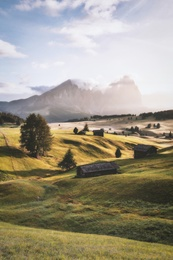
%> input picture s13-extra/pic1.jpg, 173 x 260 px, shrunk from 2960 x 4440 before the run
$ octave fTwo.m   (GNU Octave 9; MATLAB toolbox functions it lacks are replaced by stand-ins)
%> lines starting %> are read from the running program, lines starting %| are printed output that depends on the picture
% Read image using imread
img = imread('pic1.jpg');
%> img is the input picture: size 260x173x3 uint8; mean R, G, B 157.2, 150.5, 133.5

% Display the original image using imshow
subplot(1, 2, 1);
imshow(img);
title('Original Image');

% Convert the RGB image to grayscale
grayImg = rgb2gray(img);
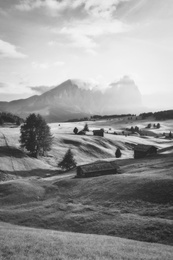
%> grayImg: size 260x173 uint8; min 27, max 248, mean 150.6

% Create a contour plot using imcontour
subplot(1, 2, 2);
imcontour(grayImg);
title('Contour Plot');
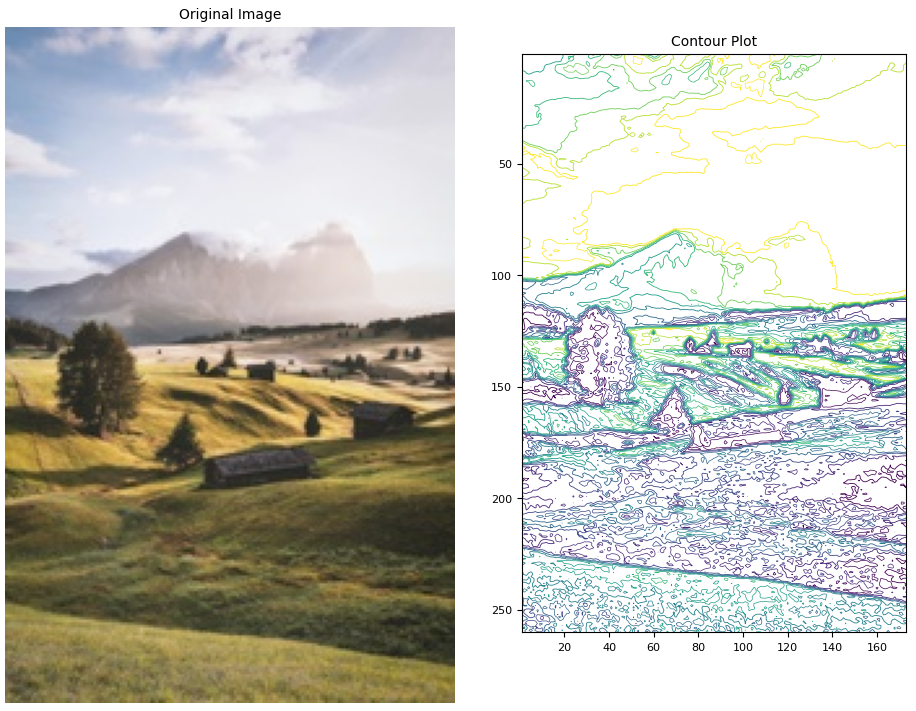
%> figure redrawn from the program's plot data, 2 panels

% Save the original image using imwrite
imwrite(img, 'example_original_image.jpg');
